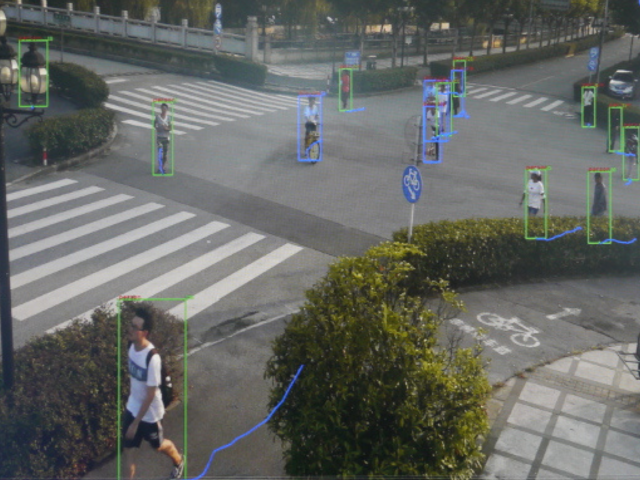
#> input picture sample_image.png, 1280 x 960 px (shown at 1/2 size)
$ python block_heatmap.py
#> lines starting #> are read from the running program, lines starting #| are printed output that depends on the picture
import numpy as np
import seaborn as sns
import matplotlib.pyplot as plt
from scipy.stats import gaussian_kde
import matplotlib.cm as cm
import cv2
from PIL import Image

def generate_random_data(data_length: int):
    """縦960, 横1280のうちランダムに1000点を選択し(x, y)の形式で格納

    Args:
        data_length (int): データの個数
    """
    x = np.random.randint(0, 1280, data_length)
    y = np.random.randint(0, 960, data_length)
    return x, y

def validate_data_length(x: np.array, y: np.array):
    """データの個数を確認（xとyの長さが一致していることを確かめる）

    Args:
        x (np.array): x座標の配列
        y (np.array): y座標の配列
    """
    if len(x) != len(y):
        raise ValueError('xとyのデータ数が異なります．')

def generate_heatmap(title: str, x_label: str, y_label: str, x: np.array, y: np.array, bins_x: int, bins_y: int, vmin: int, vmax: int):
    """ヒートマップ（グリッドタイプ）作成し.pngで保存

    Args:
        title (str): グラフのタイトル（.pngに表示される）
        x_label (str): 横軸のラベル
        y_label (str): 縦軸のラベル
        x (np.array): x座標の配列
        y (np.array): y座標の配列
    """
#> called with title = 'Detected Heatmap', x_label = 'X', y_label = 'Y', x = array of shape (1000,), y = array of shape (1000,), bins_x = 10, bins_y = 10, vmin = 0
    validate_data_length(x, y)
    fig, ax = plt.subplots() # 返り値がタプルのため，figを明示的に指定している
    sns.heatmap(np.histogram2d(x, y, bins=[bins_x, bins_y])[0], annot=True, cbar=False, cmap='Reds', vmin = vmin, vmax = vmax)
    ax.axis("off")
    fig.subplots_adjust(left=0,bottom=0,right= 1,top=1)
    plt.savefig('detected_heatmap.png')
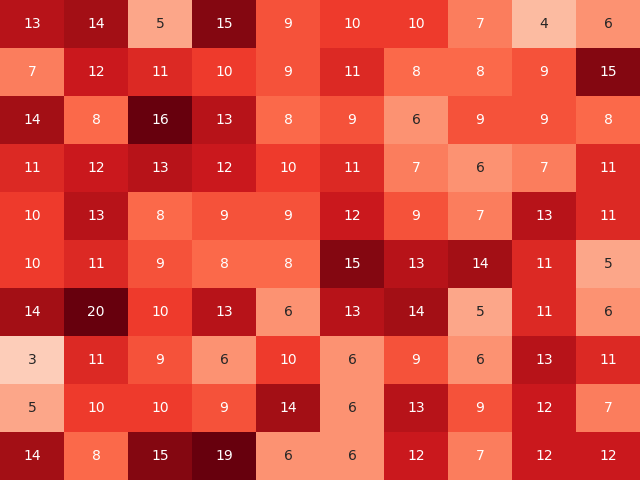
#> figure drawn by matplotlib, 1 panel
    plt.show()


#ヒートマップと画像を重ねる関数
def overlap_image(sample_img: str):
#> called with sample_img = 'sample_image.png'
    img1 = cv2.imread(sample_img)
#> img1 is the input picture: shape (960, 1280, 3); mean B, G, R 99.5, 103.6, 100.8
    img2 = cv2.imread('detected_heatmap.png')

    img2 = cv2.resize(img2,(img1.shape[1],img1.shape[0]))
#> img2: shape (960, 1280, 3)

    assert img1.shape == img2.shape

    alpha = 0.5
    blended = cv2.addWeighted(img1, alpha, img2, 1 - alpha, 0)
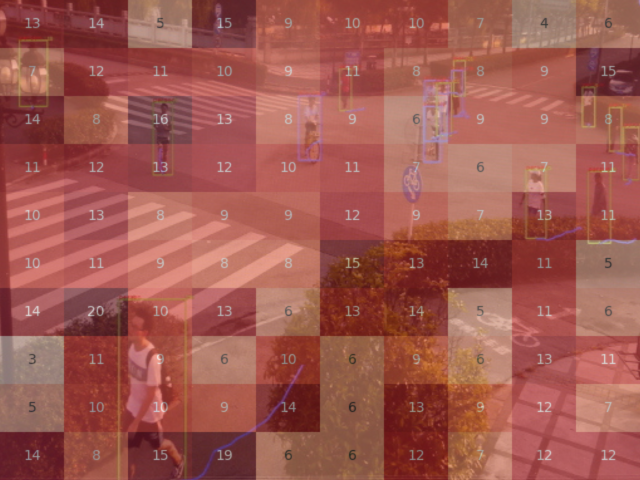
#> blended: shape (960, 1280, 3) (shown at 1/2 size); mean B, G, R 80.1, 88.7, 160.3
    cv2.imwrite('heatmap_image.png', blended)

    fig, ax = plt.subplots()
    ax.set_xlabel(x_label)
    ax.set_ylabel(y_label)
    plt.suptitle(title)
    im = Image.open('heatmap_image.png')
    im = np.array(im)
    heatmap = ax.imshow(im, alpha=1.0)
    plt.savefig('heatmap_image.png')


if __name__ == '__main__':
    title = 'Detected Heatmap'

    #読み込む画像
    sample_img = 'sample_image.png'

    #分割数
    bins_x = 10
    bins_y = 10

    #カラーバーの最大値と最小値
    vmin = 0
    vmax = 16

    # 軸のラベルはアルファベットのみ指定可能
    x_label = 'X'
    y_label = 'Y'

    x, y = generate_random_data(1000)

    generate_heatmap(title, x_label, y_label, x, y, bins_x, bins_y, vmin, vmax)

    #ヒートマップと画像を重ねる
    overlap_image(sample_img)
